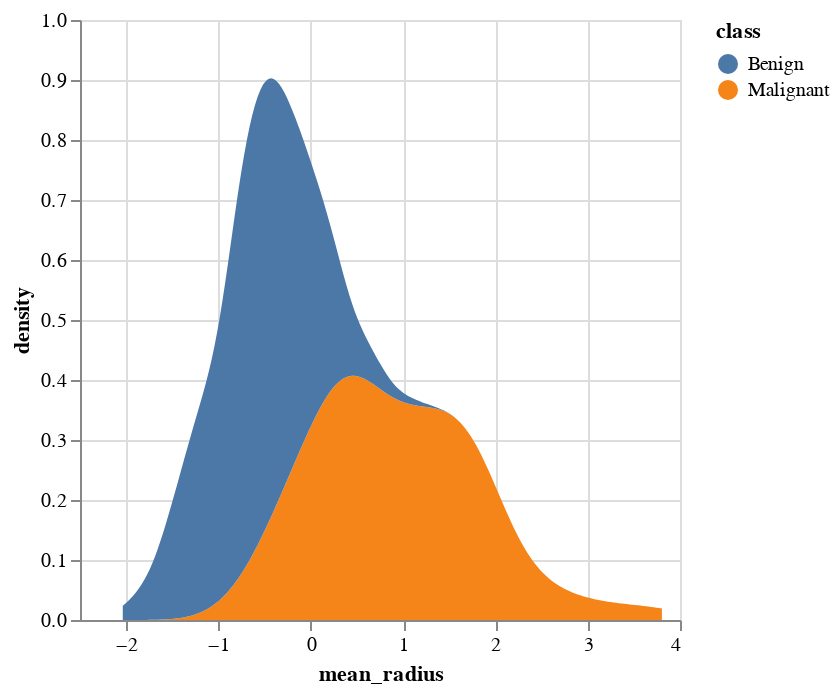

The notebook cell saved with this chart:
### Code cell
# exploratory data analysis - visualize predictor distributions across classes


alt.Chart(scaled_cancer_train).transform_density(
    'mean_radius',
    as_=['mean_radius', 'density'],
    groupby=['class']
).mark_area().encode(
    x="mean_radius:Q",
    y='density:Q',
    color='class:N'
)

### Figure 1 — Vega-Lite specification as saved in the notebook (floating-point values rounded to 4 significant figures; data arrays with more than 128 entries replaced by an {"elided": "..."} marker saying what was removed)
{"config": {"view": {"continuousWidth": 300, "continuousHeight": 300}}, "data": {"name": "data-1bb38a721afd726f15ee5407abe2196d"}, "mark": {"type": "area"}, "encoding": {"color": {"field": "class", "type": "nominal"}, "x": {"field": "mean_radius", "type": "quantitative"}, "y": {"field": "density", "type": "quantitative"}}, "transform": [{"density": "mean_radius", "groupby": ["class"], "as": ["mean_radius", "density"]}], "$schema": "https://vega.github.io/schema/vega-lite/v5.15.1.json", "datasets": {"data-1bb38a721afd726f15ee5407abe2196d": {"elided": "426 records"}}}
